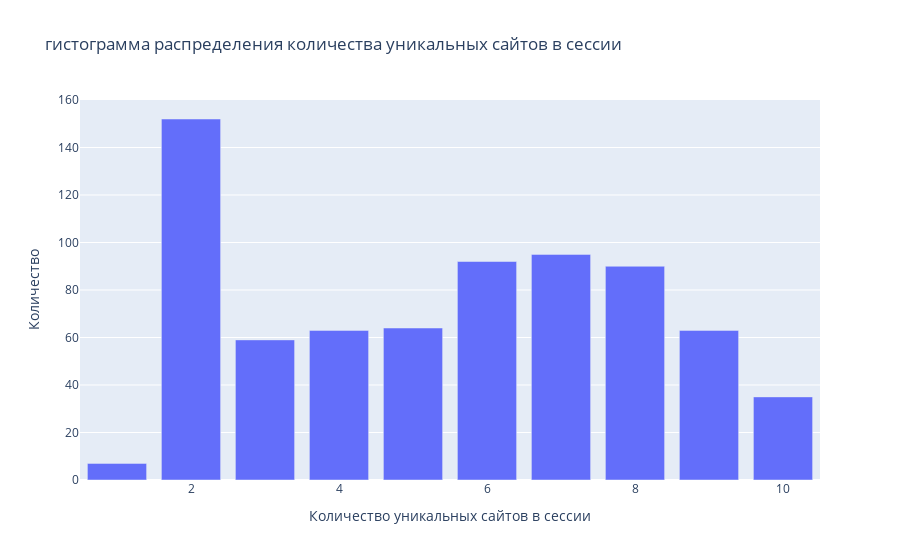

Notebook code cell kept with this figure:
### Code cell
idx = train_data_10users.target == 100
bar = go.Bar(y = train_data_10users.loc[idx, '#unique_sites'].value_counts(),
                      x = train_data_10users.loc[idx, '#unique_sites'].value_counts().keys()
                    , name = 'Ashley'
                    )
fig = go.Figure([bar])
fig.update_layout(
    title=u'гистограмма распределения количества уникальных сайтов в сессии',
    xaxis_title=u'Количество уникальных сайтов в сессии',
    yaxis_title=u'Количество ',
    )
fig.show()

### Figure 1 — Plotly figure (JSON) as saved in the notebook; plotly's stock layout.template omitted (floating-point values rounded to 4 significant figures)
{"data": [{"name": "Ashley", "type": "bar", "x": [2, 7, 6, 8, 5, 9, 4, 3, 10, 1], "y": [152, 95, 92, 90, 64, 63, 63, 59, 35, 7]}], "layout": {"autosize": true, "title": {"text": "гистограмма распределения количества уникальных сайтов в сессии"}, "xaxis": {"autorange": true, "range": [0.5, 10.5], "title": {"text": "Количество уникальных сайтов в сессии"}, "type": "linear"}, "yaxis": {"autorange": true, "range": [0, 160], "title": {"text": "Количество "}, "type": "linear"}}}
